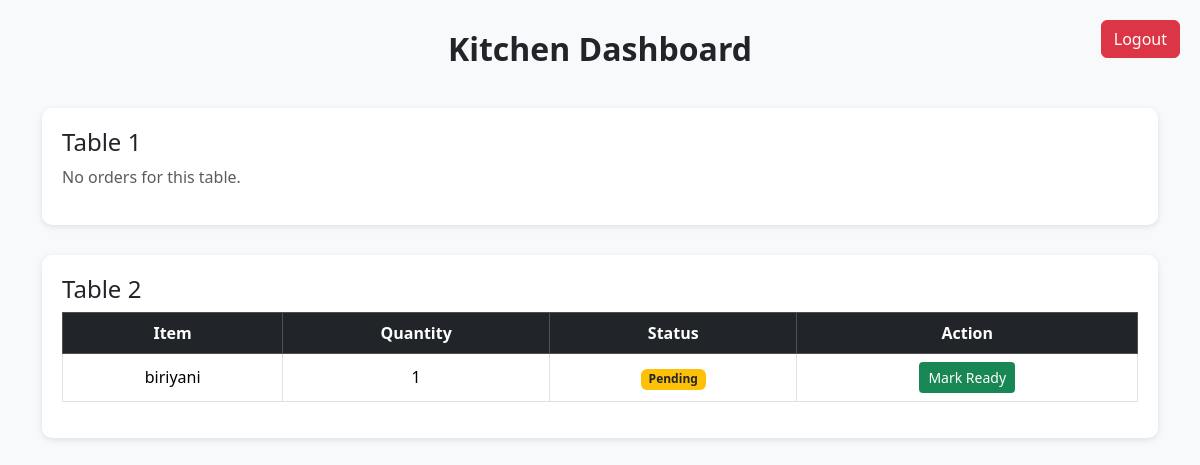
Before: /kitchen/ with the older database file.
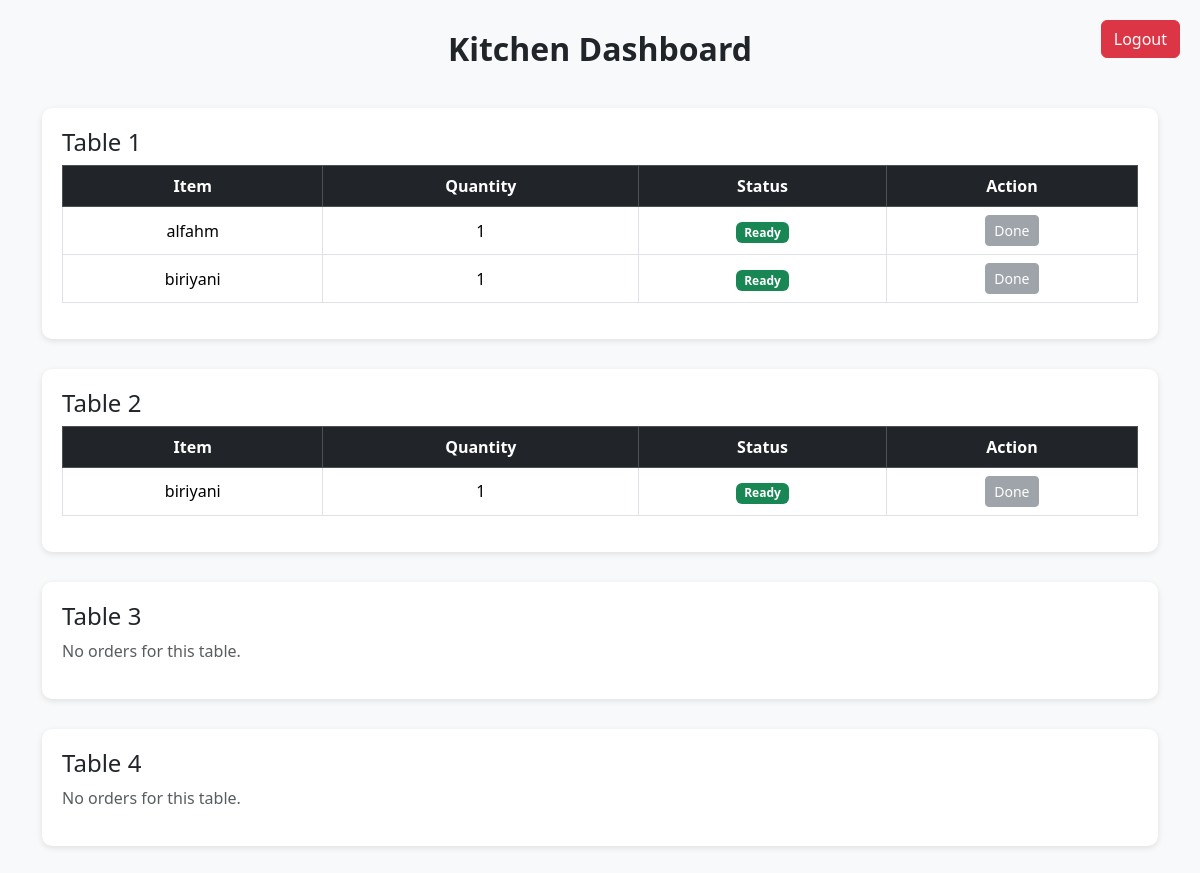
After: the same page with the newer database file.
### app/models.py (models this page shows)
class Tables(models.Model):
    number=models.IntegerField(unique=True)
    capacity=models.IntegerField()
    location=models.CharField(max_length=100)
    status = models.CharField(max_length=20, default="available")

class Food(models.Model):
    foodname=models.CharField(max_length=100)
    category=models.CharField(max_length=50)
    price=models.IntegerField()
    description=models.CharField(max_length=500)
    image=models.ImageField(upload_to='food_images/')

### app/views.py (the view)
# urls.py: path('kitchen/', views.kitchen_dashboard, name='kitchen_dashboard'),
def kitchen_dashboard(request):
    tables = Tables.objects.all()
    table_orders = []
    for table in tables:
        orders = (
            Orders.objects.filter(table=table)
            .values('Foodid__id', 'Foodid__foodname', 'status')
            .annotate(
                quantity=Count('id'),
                total_price=Sum('total_amount')
            )
        )
        table_orders.append({'table': table, 'orders': orders})
    context = {'table_orders': table_orders}
    return render(request, 'Kitchen.html', context)

### templates/Kitchen.html (shortened to what this page needs)
{% load static %}
<!DOCTYPE html>
<html lang="en">
<head>
  <link href="https://cdn.jsdelivr.net/npm/bootstrap@5.3.2/dist/css/bootstrap.min.css" rel="stylesheet">
</head>
<body>
  <a href="{% url 'logout' %}" class="btn btn-danger logout-btn">Logout</a>
  <div class="container">
    <h2>Kitchen Dashboard</h2>
    {% for t in table_orders %}
      <div class="table-card">
        <h4>Table {{ t.table.number }}</h4>
        {% if t.orders %}
        <table class="table table-bordered align-middle text-center">
          <thead class="table-dark">
            <tr>
              <th>Item</th>
              <th>Quantity</th>
              <th>Status</th>
              <th>Action</th>
            </tr>
          </thead>
          <tbody>
            {% for order in t.orders %}
              <tr>
                <td>{{ order.Foodid__foodname }}</td>
                <td>{{ order.quantity }}</td>
                <td>
                  {% if order.status == 'ready' %}
                    <span class="badge bg-success">Ready</span>
                  {% else %}
                    <span class="badge bg-warning text-dark">Pending</span>
                  {% endif %}
                </td>
                <td>
                  {% if order.status != 'ready' %}
                    <a href="{% url 'mark_ready' t.table.number order.Foodid__id %}"
                       class="btn btn-ready btn-sm">
                      Mark Ready
                    </a>
                  {% else %}
                    <button class="btn btn-secondary btn-sm" disabled>Done</button>
                  {% endif %}
                </td>
              </tr>
            {% endfor %}
          </tbody>
        </table>
        {% else %}
          <p class="text-muted">No orders for this table.</p>
        {% endif %}
      </div>
    {% endfor %}
  </div>
</body>
</html>

Changed rows visible on the page:
changed Tables (number 1 of 4 on the later page): gains Food (Foodid__foodname "alfahm", quantity "1", shows "Ready", shows "Done"); gains Food (Foodid__foodname "biriyani", quantity "1", shows "Ready", shows "Done"); text "No orders for this table." → "Item Quantity Status Action"
computed for Food "biriyani": text "Pending Mark Ready" → "Ready Done"
added Tables: table.number "3", shows "No orders for this table."
added Tables: table.number "4", shows "No orders for this table."
